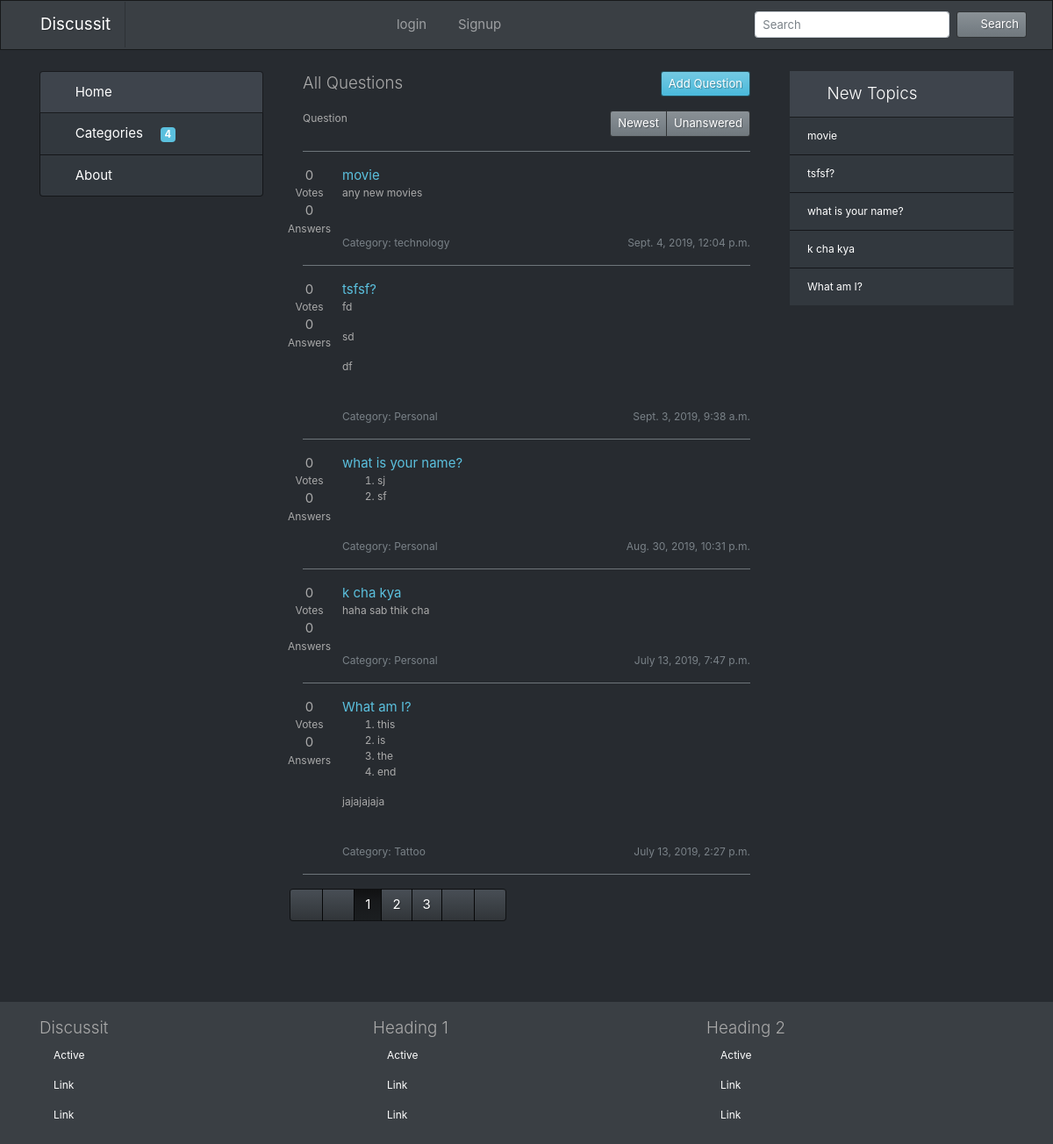
The page / on the database its author committed.
### qna/models.py (models this page shows, shortened)
class Question(models.Model):
    title = models.TextField()
    body = models.TextField()
    category = models.ForeignKey(Category, on_delete=models.CASCADE)
    creator = models.ForeignKey(User, on_delete=models.CASCADE)
    pub_date = models.DateTimeField(auto_now_add=True)
    verefied = models.BooleanField(default = 0)
    seen = models.BooleanField(default = 0)
    def get_no_of_votes(self):
        topic = Vote.objects.filter(question = self)
        topic = topic.filter(what = 'upvote')
        topic = topic.exclude(voter = self.creator)
        up_votes = 0
        for topic in topic:
            up_votes += 1
        topic = Vote.objects.filter(question = self)
        topic = topic.filter(what = 'downvote')
        topic = topic.exclude(voter = self.creator)
        down_votes = 0
        for topic in topic:
            down_votes += 1
        votes = up_votes - down_votes
        return votes
    def get_answers(self):
        answer = Answer.objects.filter(question = self)
        answer = answer.exclude(creator = self.creator)
        answer = answer.order_by('-pub_date')
        return answer

class Category(models.Model):
    name = models.TextField()
    def __str__(self):
        return str(self.name)

### qna/views.py (the view)
# urls.py: path('',views.home_view,name="home_page"),
def home_view(request):
    questions = Question.objects.all().order_by('-pub_date')
    paginator = Paginator(questions,5)
    page = request.GET.get('page')
    question = paginator.get_page(page)
    new = Question.objects.all().order_by('-pub_date')[:5]
    categories = Category.objects.all()
    context = {
        'questions' : question,
        'categories' : categories,
        'new' : new,
        'home_active' : 'active',
    }
    return render(request,'home.html',context)

### qna/templates/home.html (shortened to what this page needs)
{% extends 'qna/base.html' %}
{% block header %}
<div class="lead mb-3 d-flex justify-content-between">
    <span>All Questions</span>
    <a class="btn btn-sm btn-info" href="{% url 'addquestion_page' %}">Add Question</a>
</div>
<div class="d-flex justify-content-between">
    <div class="small">
        {% if question.count > 1 %}
        Questions
        {% else %}
        Question
        {% endif %}
    </div>
    <div class="btn-group btn-group-sm" role="group">
        <button type="button" class="btn btn-secondary">Newest</button>
        <button type="button" class="btn btn-secondary">Unanswered</button>
    </div>
</div>
{% endblock header %}
{% block content %}
{% for question in questions %}
<div>
    <div class="row">
        <div class="col-md-1 col-12">
            <div class="row">
                <div class="col-md-12 col-6">
                    <div class="d-flex justify-content-center">
                        {{question.get_no_of_votes}}
                    </div>
                    <div class="small d-flex justify-content-center">
                        Votes
                    </div>
                </div>
                <div class="col-md-12 col-6">
                    <div class="d-flex justify-content-center">
                        {{question.get_answers.count}}
                    </div>
                    <div class="small d-flex justify-content-center">
                        Answers
                    </div>
                </div>
            </div>
        </div>
        <div class="col-md-11 col-12">
            <div>
                <a href="{% url 'question_page' question.id %}" class="text-info">{{question.title}}</a>
            </div>
            <div class="small">
                {{question.body|safe}}
            </div>
            <br>
            <div class="small text-muted d-flex justify-content-between">
                <span>Category: {{question.category}}</span>
                <span>{{question.pub_date}}</span>
            </div>
        </div>
    </div>
    <hr class="bg-secondary">
</div>
{% endfor %}
{% endblock content %}
{% block pagiation %}
<ul class="pagination">
    {% if questions.has_previous %}
    <li class="page-item">
        <a class="page-link" href="?page=1"><i class="fas fa-angle-double-left"></i></a>
    </li>
    <li class="page-item">
        <a class="page-link" href="?page={{ questions.previous_page_number }}"><i class="fas fa-angle-left"></i></a>
    </li>
    {% else %}
    <li class="page-item disabled">
        <a class="page-link"><i class="fas fa-angle-double-left"></i></a>
    </li>
    <li class="page-item disabled">
        <a class="page-link"><i class="fas fa-angle-left"></i></a>
    </li>
    {% endif %}
    {% for l in  questions.paginator.page_range %}
    {% if l <= questions.number|add:2 and l >= questions.number|add:-2 %}
    <li class="page-item {% if l == questions.number %}active{% endif %}"><a class="page-link" href="?page={{forloop.counter}}">{{forloop.counter}}</a></li>
    {% endif %}
    {% endfor %}
    {% if questions.has_next %}
    <li class="page-item">
        <a class="page-link" href="?page={{ questions.next_page_number }}" class="btn btn-sm btn-info"><i class="fas fa-angle-right"></i></a>
    </li>
    <li class="page-item">
        <a class="page-link" href="?page={{ questions.paginator.num_pages }}" class="btn btn-sm btn-info"><i class="fas fa-angle-double-right"></i></a>
    </li>
    {% endif %}
</ul>
{% endblock pagiation %}

### templates/qna/base.html (shortened to what this page needs)
<!DOCTYPE html>
<html lang="en">
{% load static %}
<head>
    <link rel="stylesheet" href="{% static 'assets/bootstrap/css/bootstrap.min.css' %}">
    <link rel="stylesheet" href="{% static 'assets/fontawesome/css/all.min.css' %}">
    <link rel="stylesheet" href="{% static 'assets/custom/css/footer.css' %}">
</head>
<body>
    <div class="main-container">
        <nav class="navbar navbar-expand-lg navbar-dark bg-primary">
            <div class="container">
                <a class="navbar-brand" href="{% url 'home_page' %}">Discussit</a>
                <div class="collapse navbar-collapse" id="mainnavbar">
                    <ul class="navbar-nav mx-auto">
                        {% if user.is_authenticated %}
                        <li class="nav-item dropdown show" style="cursor: pointer">
                            <a class="nav-link dropdown-toggle" data-toggle="dropdown" role="button"><i class="fas fa-user-circle text-success mr-2"></i>Welcome, {{user.username}}</a>
                            <div class="dropdown-menu">
                                <a class="dropdown-item" href="#"><i class="fas fa-user mr-2"></i>Profile</a>
                                <div class="dropdown-divider"></div>
                                <form action="{% url 'logout_page' %}" method="GET">
                                    <input type="hidden" name="next" value="{{request.path}}">
                                    <button type="submit" class="dropdown-item"><i class="fas fa-sign-out-alt mr-2"></i>Logout</button>
                                </form>
                            </div>
                        </li>
                        {% else %}
                        <li class="nav-item {{login_active}}">
                            <form action="{% url 'login_page' %}" method="GET">
                                <button type="submit" class="bg-primary nav-link border-0"><i class="fas fa-sign-in-alt mr-2"></i>login</button>
                            </form>
                        </li>
                        <li class="nav-item {{signup_active}}">
                            <form action="{% url 'signup_page' %}" method="GET">
                                <button type="submit" class="bg-primary nav-link border-0"><i class="fas fa-user-plus mr-2"></i>Signup</button>
                            </form>
                        </li>
                        {% endif %}
                    </ul>
                    <form class="form-inline my-2 my-lg-0" method="POST" action="{% url 'search_page' %}">
                        <input class="form-control form-control-sm mr-sm-2" type="text" placeholder="Search" name="searchword" value="{{prefilled_keyword}}">
                        <button class="btn btn-sm btn-secondary my-2 my-sm-0" type="submit"><i
                                class="fas fa-search mr-2"></i>Search</button>
                    </form>
                </div>
            </div>
        </nav>
        <main>
            <div class="container mt-4">
                <div class="row">
                    <div class="col-12 col-md-4 col-lg-3 mb-5">
                        <div class="list-group">
                            <a href="{% url 'home_page' %}"
                                class="list-group-item list-group-item-action {{home_active}}">
                                <i class="fas fa-home mr-2"></i>Home
                            </a>
                            <a href="{% url 'category_page' %}"
                                class="list-group-item list-group-item-action {{category_active}}">
                                <i class="fas fa-layer-group mr-2"></i>Categories
                                <span class="badge badge-info ml-3">{{categories.count}}</span>
                            </a>
                            <a href="{% url 'about_page' %}"
                                class="list-group-item list-group-item-action {{about_active}}">
                                <i class="fas fa-question mr-2"></i>About
                            </a>
                        </div>
                    </div>
                    <div class="col-12 col-md-8 col-lg-6 mb-5">
                        <div class="container">
                            <div>
                                {% block header %}
                                {% endblock header %}
                            </div>
                            <hr class="bg-secondary">
                            {% block content %}
                            {% endblock content %}
                        </div>
                        <div>
                            {% block pagiation %}
                            {% endblock pagiation %}
                        </div>
                    </div>
                    <div class="col-12 col-md-12 col-lg-3 mb-5">
                        <ul class="list-group list-group-flush small">
                            <li class="list-group-item active lead"><i class="text-danger fas fa-fire mr-2"></i>New
                                Topics</li>
                            {% for new in new %}
                            <a href="{% url 'question_page' new.id %}" class="list-group-item">
                                {{new.title}}
                            </a>
                            {% endfor %}
                        </ul>
                    </div>
                </div>
            </div>
        </main>
        <footer class="bg-primary py-3">
            <div class="container">
                <div class="row">
                    <div class="col-4">
                        <ul class="nav flex-column small">
                            <li class="nav-item lead">
                                Discussit
                            </li>
                            <li class="nav-item">
                                <a class="nav-link active" href="#">Active</a>
                            </li>
                            <li class="nav-item">
                                <a class="nav-link" href="#">Link</a>
                            </li>
                            <li class="nav-item">
                                <a class="nav-link" href="#">Link</a>
                            </li>
                        </ul>
                    </div>
                    <div class="col-4">
                        <ul class="nav flex-column small">
                            <li class="nav-item lead">
                                Heading 1
                            </li>
                            <li class="nav-item">
                                <a class="nav-link active" href="#">Active</a>
                            </li>
                            <li class="nav-item">
                                <a class="nav-link" href="#">Link</a>
                            </li>
                            <li class="nav-item">
                                <a class="nav-link" href="#">Link</a>
                            </li>
                        </ul>
                    </div>
                    <div class="col-4">
                        <ul class="nav flex-column small">
                            <li class="nav-item lead">
                                Heading 2
                            </li>
                            <li class="nav-item">
                                <a class="nav-link" href="#">Active</a>
                            </li>
                            <li class="nav-item">
                                <a class="nav-link" href="#">Link</a>
                            </li>
                            <li class="nav-item">
                                <a class="nav-link" href="#">Link</a>
                            </li>
                        </ul>
                    </div>
                </div>
            </div>
        </footer>
    </div>
</body>
</html>

### discussion/static/assets/custom/css/footer.css (style rules this page uses)
html, body { height: 100%; position: relative; }
.main-container { min-height: 100vh; overflow: hidden; display: block; position: relative; padding-bottom: 190px; }
footer { position: absolute; bottom: 0; width: 100%; }

### rows shown on the page
Question: get_no_of_votes "0", get_answers.count "0", title "movie", body "any new movies", category "technology", pub_date "Sept. 4, 2019, 12:04 p.m."
Question: get_no_of_votes "0", get_answers.count "0", title "tsfsf?", body "fd sd df", category "Personal", pub_date "Sept. 3, 2019, 9:38 a.m."
Question: get_no_of_votes "0", get_answers.count "0", title "what is your name?", body "sj sf", category "Personal", pub_date "Aug. 30, 2019, 10:31 p.m."
Question: get_no_of_votes "0", get_answers.count "0", title "k cha kya", body "haha sab thik cha", category "Personal", pub_date "July 13, 2019, 7:47 p.m."
Question: get_no_of_votes "0", get_answers.count "0", title "What am I?", body "this is the end jajajajaja", category "Tattoo", pub_date "July 13, 2019, 2:27 p.m."

### other values the page prints
{{ categories.count }} "4"
